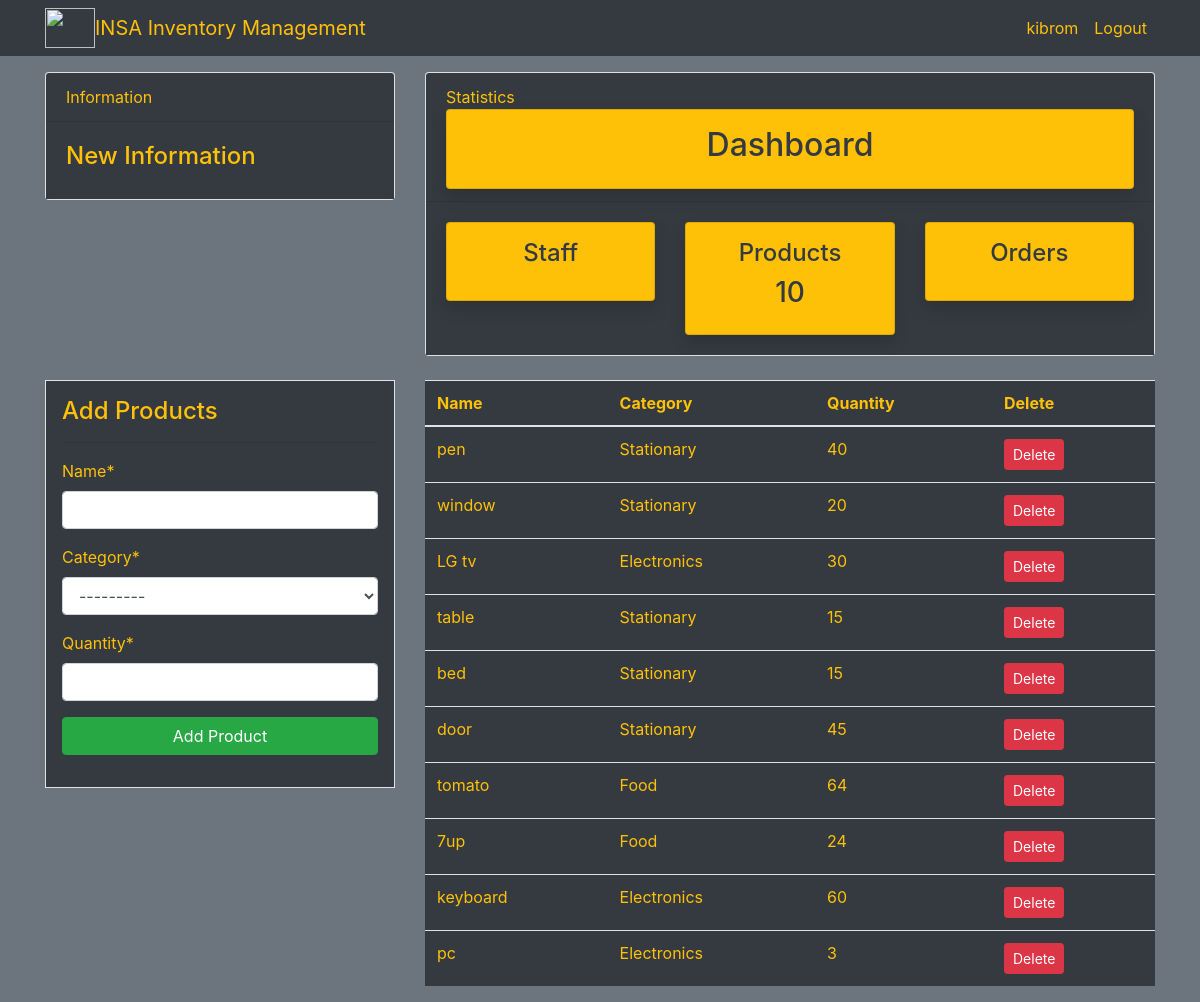
Screenshot of /products/ (signed in) with the database file from the repository.
### dashboard/models.py (models this page shows, shortened)
class Product(models.Model):
    name = models.CharField(max_length=100,null=True)
    category = models.CharField(max_length=20,choices=CATEGORY ,null=True)
    quantity = models.PositiveIntegerField(null=True)
    class Meta:
        verbose_name_plural = 'Product'

### dashboard/views.py (the view)
# urls.py: path('products/',views.products, name='dashboard-products'),
@login_required
def products(request):
    items = Product.objects.all()
    products_count = items.count()
    if request.method == 'POST':
        form = ProductForm(request.POST)
        if form.is_valid():
            form.save()
            product_name = form.cleaned_data.get('name')
            messages.warning(request,f'{product_name} has been added ')
            return redirect('dashboard-products')
    else:
        form =ProductForm()
    context = {
        'items':items,
        'form':form,
        'products_count':products_count,
    }
    return render(request,'dashboard/products.html',context)

### dashboard/forms.py
class ProductForm(forms.ModelForm):
    class Meta:
        model = Product
        fields =['name','category','quantity']

### templates/dashboard/products.html (shortened to what this page needs)
<div class="bg-secondary " >
{% extends 'partials/base.html' %}
{% load crispy_forms_tags %}
{% block content %}
{% include 'partials/topnav.html' %}
    <div class="container">
        <div class="row mt-4">
            <div class="col-md-4">
                <div class="border bg-dark text-warning p-3">
                    <h4>Add Products</h4>
                    <hr>
                    <form method="POST">
                        {{form|crispy}}
                        <input class="btn btn-success btn-block" type="submit" value="Add Product">
                    </form>
                </div>
            </div>
            <div class="col-md-8">
                <table class="table bg-dark text-warning">
                    <thead class="bg-dark">
                        <tr class="text-warning">
                            <th scope="col">Name</th>
                            <th scope="col">Category</th>
                            <th scope="col">Quantity</th>
                            <th scope="col">Delete</th>
                        </tr>
                    </thead>
                    <tbody>
                        {% for item in items %}
                        <tr>
                            <td><a class="text-warning" href="{% url 'dashboard-product-update' item.id %}">{{item.name}}</a></td>
                            <td>{{item.category}}</td>
                            <td>{{item.quantity}}</td>
                            <td>
                                <a class="btn btn-danger btn-sm" href="{% url 'dashboard-product-delete' item.id %}">Delete</a>
                            </td>
                        </tr>
                        {% endfor %}
                    </tbody>
                </table>
            </div>
        </div>
    </div>
{% endblock %}

### templates/partials/base.html (shortened to what this page needs)
{% load static %}
<!doctype html>
<html lang="en">
  <head>
    <link rel="stylesheet" href="https://cdn.jsdelivr.net/npm/bootstrap@4.6.2/dist/css/bootstrap.min.css">
    <link rel="stylesheet" href="{% static 'mystyle.css' %}">
  </head>
  <body>
    {% include 'partials/nav.html' %}
    {% block content %}
    {% endblock %}
  </body>
</html>

### templates/partials/nav.html (shortened to what this page needs)
<nav class="navbar navbar-expand-lg navbar-dark bg-dark fixed-top">
    <div class="container">
      <img   src="/media/insa.jpg" style="width:50px;height:40px; " alt="">
    <a class="navbar-brand text-warning" href="{% url 'dashboard-index' %}">
      INSA Inventory Management </a>
    <div class="collapse navbar-collapse" id="navbarSupportedContent">
      <ul class="navbar-nav ml-auto">
      {% if user.is_authenticated %}
        <li class="nav-item active">
          <a class="nav-link  text-warning" href="{% url 'user-profile' %}">{{user.username}} <span class="sr-only">(current)</span></a>
        </li>
        <li class="nav-item">
          <a class="nav-link  text-warning" href="{% url 'user-logout' %}">Logout</a>
        </li>
       {% endif %}
      </ul>
    </div>
</div>
  </nav>
  <br><br>

### templates/partials/topnav.html (shortened to what this page needs)
    <div class="container">
        <div class="row mt-4 ">
            <div class="col-md-4">
                <div class="card h-70">
                    <div class="card-header bg-dark text-warning">
                        Information
                    </div>
                    <div class="card-body bg-dark">
                        <marquee
                             direction="down"
                             width="330"
                             height="140"
                             behavior="alternate"
                         >
                        <marquee behavior="alternate">  <h4 class=" text-warning">New Information</h4> </marquee>
                        </marquee>
                    </div>
                </div>
            </div>
            <div class="col-md-8">
                <div class="card">
                    <div class="card-header bg-dark text-warning">
                        Statistics
                        <a class="text-decoration-none text-dark" href="{% url 'dashboard-index'%}">
                            <div class="card my-card shadow text-center  bg-warning  p-3">
                                <h2>Dashboard </h2>
                            </div>
                        </a>
                    </div>
                    <div class="card-body bg-dark">
                        <div class="row">
                            <div class="col-md-4 ">
                                <a class="text-decoration-none text-dark " href="{% url 'dashboard-staff'%}">
                                    <div class="card my-card shadow text-center bg-warning  p-3">
                                        <h4>Staff </h4>
                                    </div>
                                </a>
                            </div>
                            <div class="col-md-4">
                                <a class="text-decoration-none text-dark" href="{% url 'dashboard-products'%}">
                                    <div class="card my-card shadow text-center  bg-warning  p-3">
                                        <h4>Products </h4>
                                        <h3>{{products_count}}</h3>
                                    </div>
                                </a>
                            </div>
                            <div class="col-md-4">
                                <a class="text-decoration-none text-dark" href="{% url 'dashboard-orders'%}">
                                    <div class="card my-card shadow text-center  bg-warning  p-3">
                                        <h4>Orders </h4>
                                    </div>
                                </a>
                            </div>
                        </div>
                    </div>
                </div>
            </div>
        </div>
    </div>

### rows the page displays
Product: name "pen", category "Stationary", quantity "40"
Product: name "window", category "Stationary", quantity "20"
Product: name "LG tv", category "Electronics", quantity "30"
Product: name "table", category "Stationary", quantity "15"
Product: name "bed", category "Stationary", quantity "15"
Product: name "door", category "Stationary", quantity "45"
Product: name "tomato", category "Food", quantity "64"
Product: name "7up", category "Food", quantity "24"
Product: name "keyboard", category "Electronics", quantity "60"
Product: name "pc", category "Electronics", quantity "3"

### other values shown
{{ user.username }} "kibrom"
{{ products_count }} "10"
